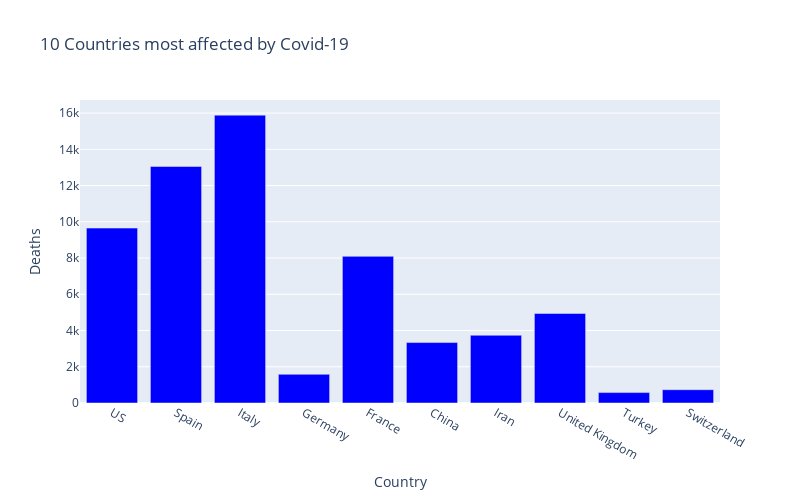

The notebook cell saved with this chart:
### Markdown cell above
# Visualisation of worst affected countries in terms of deaths**

### Code cell
px.bar(
    sorted_country.head(10),
    x = "Country",
    y = "Deaths",
    title= "10 Countries most affected by Covid-19", # the axis names
    color_discrete_sequence=["blue"], 
    height=500,
    width=800
)

### Figure 1 — Plotly figure (JSON) as saved in the notebook; plotly's stock layout.template omitted (floating-point values rounded to 4 significant figures)
{"data": [{"alignmentgroup": "True", "hovertemplate": "Country=%{x}<br>Deaths=%{y}<extra></extra>", "legendgroup": "", "marker": {"color": "blue"}, "name": "", "offsetgroup": "", "orientation": "v", "showlegend": false, "textposition": "auto", "type": "bar", "x": ["US", "Spain", "Italy", "Germany", "France", "China", "Iran", "United Kingdom", "Turkey", "Switzerland"], "xaxis": "x", "y": [9653, 13055, 15887, 1584, 8093, 3335, 3739, 4943, 574, 734], "yaxis": "y"}], "layout": {"barmode": "relative", "height": 500, "legend": {"tracegroupgap": 0}, "title": {"text": "10 Countries most affected by Covid-19"}, "width": 800, "xaxis": {"anchor": "y", "domain": [0, 1], "title": {"text": "Country"}}, "yaxis": {"anchor": "x", "domain": [0, 1], "title": {"text": "Deaths"}}}}
